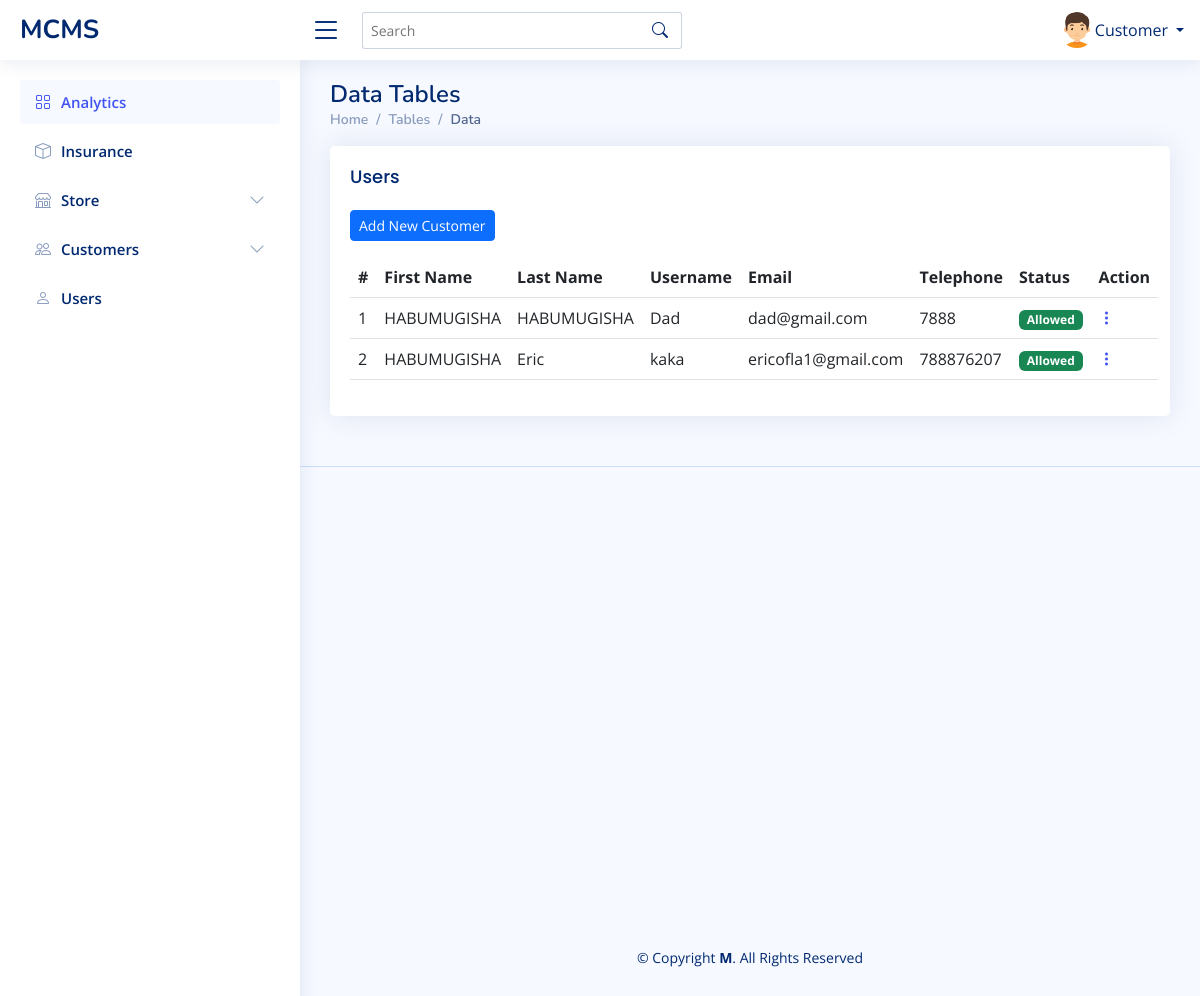
The page /Dashboard/Admin/customers_info.php (signed in, upper part) on the database as committed earlier.
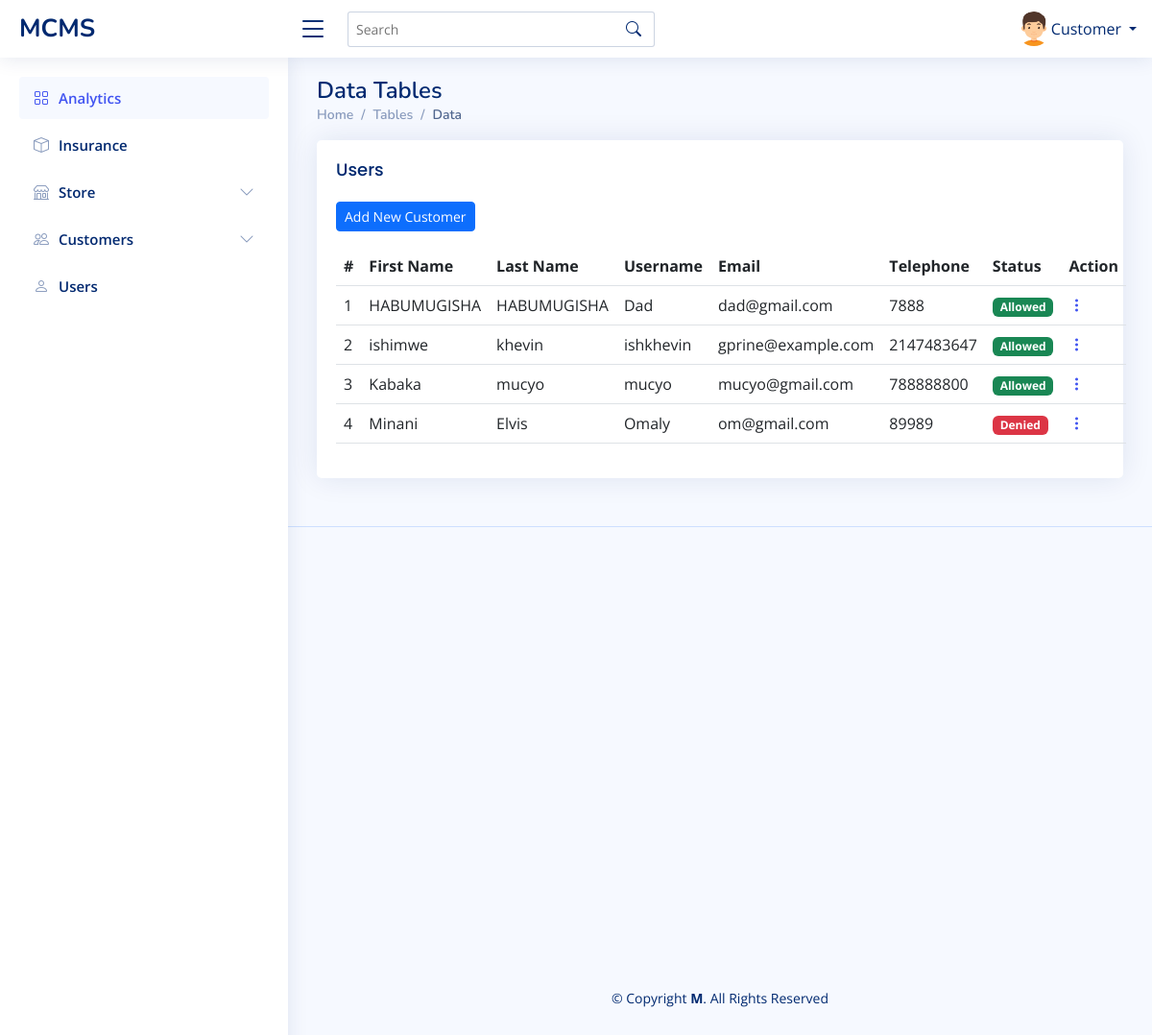
The same page on the database as committed later.
### tables this page shows
CREATE TABLE `customer` (
  `c_id` int(11) NOT NULL,
  `fname` varchar(250) NOT NULL,
  `lname` varchar(225) NOT NULL,
  `customername` varchar(100) NOT NULL,
  `email` varchar(100) NOT NULL,
  `telephone` int(11) NOT NULL,
  `address` varchar(100) NOT NULL,
  `gender` varchar(200) NOT NULL,
  `photo` varchar(250) NOT NULL,
  `password` varchar(250) NOT NULL,
  `status` varchar(250) NOT NULL,
  `dates` timestamp NOT NULL DEFAULT current_timestamp() ON UPDATE current_timestamp()
);

### Dashboard/Admin/customers_info.php (the view, shortened to what this page needs)
<?php
    include 'navbar.php';
?>
  <main id="main" class="main">
    <div class="pagetitle">
      <h1>Data Tables</h1>
      <nav>
        <ol class="breadcrumb">
          <li class="breadcrumb-item"><a href="index.php">Home</a></li>
          <li class="breadcrumb-item">Tables</li>
          <li class="breadcrumb-item active">Data</li>
        </ol>
      </nav>
    </div>
    <section class="section">
      <div class="row">
        <div class="col-lg-12">
          <div class="card">
            <div class="card-body">
              <h5 class="card-title">Users</h5>
              <div class="box-header with-border">
              <a href="insert-customer.php" data-toggle="modal" class="btn btn-primary btn-sm btn-flat"><i class="fa fa-plus"></i>Add New Customer</a>
            </div>
              <table class='table datatable'>
                <thead>
                  <tr>
                    <th scope='col'>#</th>
                    <th scope='col'>First Name</th>
                    <th scope='col'>Last Name</th>
                    <th scope='col'>Username</th>
                    <th scope='col'>Email</th>
                    <th scope='col'>Telephone</th>
                    <th scope='col'>Status</th>
                    <th scope='col'>Action</th>
                    </thead>
                <tr>
             <?php
                    $count = 1;
                $fetch = mysqli_query($conn,"select * from customer where status='Allowed'");
                while($row = mysqli_fetch_array($fetch))
                {
                 echo"<tr>";
                 echo"<td>".$count."</td>";
                 echo"<td>".$row['fname']."</td>";
                 echo"<td>".$row['lname']."</td>";
                 echo"<td>".$row['customername']."</td>";
                 echo"<td>".$row['email']."</td>";
                 echo"<td>".$row['telephone']."</td>";
                 echo"<td><span class='badge bg-success'>".$row['status']."</td>";
                 echo"<td class='text-right'>".
						"<div class='dropdown'>
						<a href='#' class='action-icon bi bi-three-dots-vertical' data-bs-toggle='dropdown'></a>
						<div class='dropdown-menu dropdown-menu-right'>
						<a class='dropdown-item' href=update_customer.php?c_id=".$row['c_id']."><i class='bi bi-pencil'></i> Edit</a>".
						"<a class='dropdown-item' href=delete-customer.php?c_id=".$row['c_id']."><i class='bi bi-trash'></i> Delete</a>"."</td>";
            $count = $count + 1;
          }
          ?>
                </tr>
                <tr>
             <?php
                $fetch = mysqli_query($conn,"select * from customer where status='Denied'");
                while($row = mysqli_fetch_array($fetch))
                {
                 echo"<tr>";
                 echo"<td>".$count."</td>";
                 echo"<td>".$row['fname']."</td>";
                 echo"<td>".$row['lname']."</td>";
                 echo"<td>".$row['customername']."</td>";
                 echo"<td>".$row['email']."</td>";
                 echo"<td>".$row['telephone']."</td>";
                 echo"<td><span class='badge bg-danger'>".$row['status']."</td>";
                 echo"<td class='text-right'>".
						"<div class='dropdown'>
						<a href='#' class='action-icon bi bi-three-dots-vertical' data-bs-toggle='dropdown'></a>
						<div class='dropdown-menu dropdown-menu-right'>
						<a class='dropdown-item' href=update_customer.php?c_id=".$row['c_id']."><i class='bi bi-pencil'></i> Edit</a>".
						"<a class='dropdown-item' href=delete-customer.php?c_id=".$row['c_id']."><i class='bi bi-trash'></i> Delete</a>"."</td>";
            $count = $count + 1;
          }
          ?>
                </tr>
       </table>
            </div>
          </div>
        </div>
      </div>
    </section>
  </main>
  <?php
        include "../footer.php"
   ?>

Rows that differ between the two databases and show on the page:
removed customer: fname "HABUMUGISHA", lname "Eric", customername "kaka", email "ericofla1@gmail.com", telephone "788876207", status "Allowed", shown under "Users"
added customer: fname "ishimwe", lname "khevin", customername "ishkhevin", email "gprine@example.com", telephone "2147483647", status "Allowed", shown under "Users"
added customer: fname "Kabaka", lname "mucyo", customername "mucyo", email "mucyo@gmail.com", telephone "788888800", status "Allowed", shown under "Users"
now on this page (row edited): customer: fname "Minani", lname "Elvis", customername "Omaly", email "om@gmail.com", telephone "89989", status "Denied"
